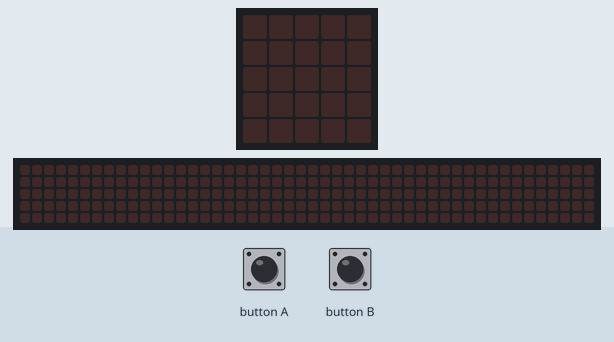
The program below on a simulated BBC micro:bit running MicroPython. On the bench: the board's 5×5 LED display, a strip that is not on the board, showing the scrolling text unrolled. The test bench sets the inputs (shaded band). The 48×5 strip is a reading aid, not a part: it shows the text the display is scrolling, unrolled, one strip-width of it at a time.

Above: at 1.2 s.
1.3 s: button A pressed for 0.15 s
At 1.37 s:
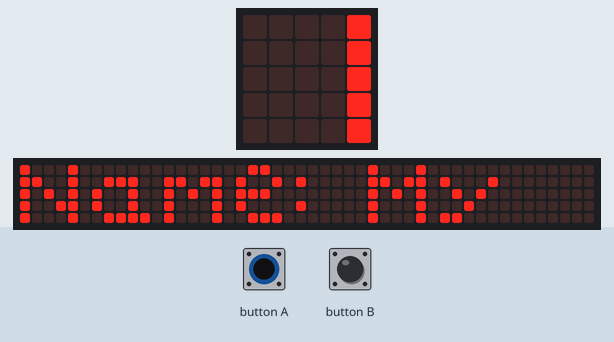
At 1.82 s:
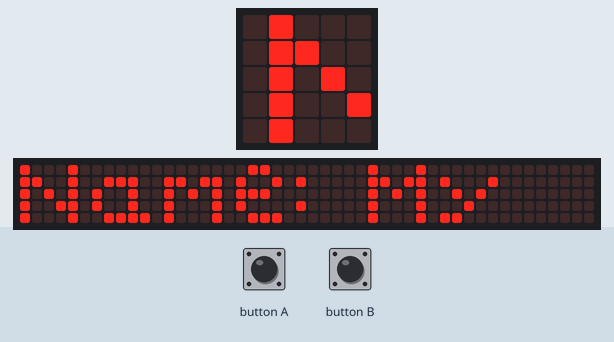

The program:

Pet_using_onlyFunctions.py
```python
from microbit import *
import random
import time

# Define initial properties of virtual pet
pet_name = "My Pet"
pet_health = 100
pet_happiness = 100
pet_hunger = 0

# Define functions for virtual pet
def feed():
    global pet_hunger
    global pet_health
    pet_hunger -= 10
    if pet_hunger < 0:
        pet_hunger = 0
    pet_health += 5
    if pet_health > 100:
        pet_health = 100

def play():
    global pet_happiness
    global pet_health
    pet_happiness += 10
    if pet_happiness > 100:
        pet_happiness = 100
    pet_health -= 5
    if pet_health < 0:
        pet_health = 0

def display_status():
    display.scroll("Name: " + pet_name + " Health: " + str(pet_health) + " Happiness: " + str(pet_happiness) + " Hunger: " + str(pet_hunger))

while True:
    if button_a.was_pressed():
        feed()
        display_status()
        time.sleep(1)

    if button_b.was_pressed():
        play()
        display_status()
        time.sleep(1)
```

Measured:
- after the input at 1.3 s, the display: changes at once (image 1)
